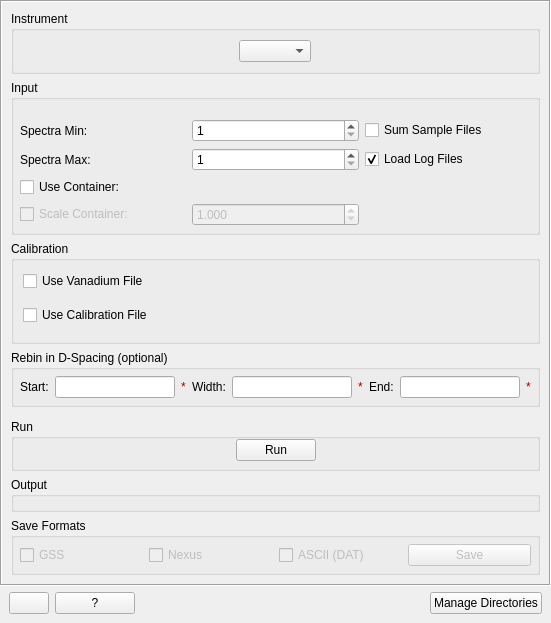
<?xml version="1.0" encoding="UTF-8"?>
<ui version="4.0">
 <class>DiffractionReduction</class>
 <widget class="QMainWindow" name="DiffractionReduction">
  <property name="geometry">
   <rect>
    <x>0</x>
    <y>0</y>
    <width>551</width>
    <height>623</height>
   </rect>
  </property>
  <property name="windowTitle">
   <string>Indirect Diffraction</string>
  </property>
  <widget class="QWidget" name="centralwidget">
   <layout class="QVBoxLayout" name="verticalLayout_2">
    <property name="leftMargin">
     <number>0</number>
    </property>
    <property name="topMargin">
     <number>0</number>
    </property>
    <property name="rightMargin">
     <number>0</number>
    </property>
    <item>
     <widget class="QScrollArea" name="scrollArea">
      <property name="frameShape">
       <enum>QFrame::Box</enum>
      </property>
      <property name="frameShadow">
       <enum>QFrame::Sunken</enum>
      </property>
      <property name="widgetResizable">
       <bool>true</bool>
      </property>
      <widget class="QWidget" name="scrollAreaWidgetContents">
       <property name="geometry">
        <rect>
         <x>0</x>
         <y>0</y>
         <width>526</width>
         <height>647</height>
        </rect>
       </property>
       <layout class="QVBoxLayout" name="verticalLayout">
        <item>
         <widget class="QGroupBox" name="gbInstrument">
          <property name="title">
           <string>Instrument</string>
          </property>
          <layout class="QHBoxLayout" name="horizontalLayout_6">
           <item>
            <widget class="MantidQt::MantidWidgets::InstrumentConfig" name="iicInstrumentConfiguration">
             <property name="sizePolicy">
              <sizepolicy hsizetype="Maximum" vsizetype="Fixed">
               <horstretch>0</horstretch>
               <verstretch>0</verstretch>
              </sizepolicy>
             </property>
             <property name="techniques" stdset="0">
              <stringlist>
               <string>TOF Indirect Geometry Spectroscopy</string>
               <string>TOF Indirect Geometry Diffraction</string>
              </stringlist>
             </property>
             <property name="disabledInstruments" stdset="0">
              <stringlist>
               <string>TFXA</string>
              </stringlist>
             </property>
             <property name="facility" stdset="0">
              <string>ISIS</string>
             </property>
             <property name="forceDiffraction" stdset="0">
              <bool>true</bool>
             </property>
             <property name="showInstrumentLabel" stdset="0">
              <bool>false</bool>
             </property>
            </widget>
           </item>
          </layout>
         </widget>
        </item>
        <item>
         <widget class="QGroupBox" name="gbInput">
          <property name="title">
           <string>Input</string>
          </property>
          <layout class="QGridLayout" name="gridLayout">
           <property name="leftMargin">
            <number>6</number>
           </property>
           <property name="topMargin">
            <number>6</number>
           </property>
           <property name="rightMargin">
            <number>6</number>
           </property>
           <property name="bottomMargin">
            <number>6</number>
           </property>
           <item row="2" column="0">
            <widget class="QLabel" name="lbSpecMin">
             <property name="text">
              <string>Spectra Min:</string>
             </property>
            </widget>
           </item>
           <item row="2" column="1">
            <widget class="QSpinBox" name="spSpecMin">
             <property name="minimum">
              <number>1</number>
             </property>
             <property name="maximum">
              <number>5000</number>
             </property>
            </widget>
           </item>
           <item row="5" column="0">
            <widget class="QCheckBox" name="ckUseCan">
             <property name="text">
              <string>Use Container:</string>
             </property>
            </widget>
           </item>
           <item row="4" column="0">
            <widget class="QLabel" name="lbSpecMax">
             <property name="text">
              <string>Spectra Max:</string>
             </property>
            </widget>
           </item>
           <item row="2" column="2">
            <widget class="QCheckBox" name="ckSumFiles">
             <property name="text">
              <string>Sum Sample Files</string>
             </property>
            </widget>
           </item>
           <item row="4" column="1">
            <widget class="QSpinBox" name="spSpecMax">
             <property name="minimum">
              <number>1</number>
             </property>
             <property name="maximum">
              <number>5000</number>
             </property>
            </widget>
           </item>
           <item row="4" column="2">
            <widget class="QCheckBox" name="ckLoadLogs">
             <property name="text">
              <string>Load Log Files</string>
             </property>
             <property name="checked">
              <bool>true</bool>
             </property>
            </widget>
           </item>
           <item row="5" column="1" colspan="2">
            <widget class="MantidQt::API::FileFinderWidget" name="rfCanFiles" native="true">
             <property name="enabled">
              <bool>false</bool>
             </property>
             <property name="label" stdset="0">
              <string/>
             </property>
             <property name="multipleFiles" stdset="0">
              <bool>true</bool>
             </property>
            </widget>
           </item>
           <item row="0" column="0" colspan="3">
            <widget class="MantidQt::API::FileFinderWidget" name="rfSampleFiles" native="true">
             <property name="sizePolicy">
              <sizepolicy hsizetype="Preferred" vsizetype="Preferred">
               <horstretch>0</horstretch>
               <verstretch>41</verstretch>
              </sizepolicy>
             </property>
             <property name="label" stdset="0">
              <string>Run Numbers</string>
             </property>
             <property name="multipleFiles" stdset="0">
              <bool>true</bool>
             </property>
            </widget>
           </item>
           <item row="6" column="0">
            <widget class="QCheckBox" name="ckCanScale">
             <property name="enabled">
              <bool>false</bool>
             </property>
             <property name="text">
              <string>Scale Container:</string>
             </property>
            </widget>
           </item>
           <item row="6" column="1">
            <widget class="QDoubleSpinBox" name="spCanScale">
             <property name="enabled">
              <bool>false</bool>
             </property>
             <property name="decimals">
              <number>3</number>
             </property>
             <property name="singleStep">
              <double>0.100000000000000</double>
             </property>
             <property name="value">
              <double>1.000000000000000</double>
             </property>
            </widget>
           </item>
          </layout>
         </widget>
        </item>
        <item>
         <widget class="QWidget" name="wCalVanRebin" native="true">
          <layout class="QVBoxLayout" name="verticalLayout_8">
           <property name="leftMargin">
            <number>0</number>
           </property>
           <property name="topMargin">
            <number>0</number>
           </property>
           <property name="rightMargin">
            <number>0</number>
           </property>
           <property name="bottomMargin">
            <number>0</number>
           </property>
           <item>
            <widget class="QGroupBox" name="gbCalibOnly">
             <property name="title">
              <string>Calibration</string>
             </property>
             <layout class="QGridLayout" name="gridLayout_3">
              <item row="1" column="0">
               <widget class="MantidQt::API::FileFinderWidget" name="rfVanFile" native="true">
                <property name="enabled">
                 <bool>false</bool>
                </property>
                <property name="sizePolicy">
                 <sizepolicy hsizetype="Preferred" vsizetype="Fixed">
                  <horstretch>0</horstretch>
                  <verstretch>41</verstretch>
                 </sizepolicy>
                </property>
                <property name="findRunFiles" stdset="0">
                 <bool>true</bool>
                </property>
                <property name="label" stdset="0">
                 <string>Vanadium File</string>
                </property>
                <property name="multipleFiles" stdset="0">
                 <bool>true</bool>
                </property>
                <property name="optional" stdset="0">
                 <bool>true</bool>
                </property>
               </widget>
              </item>
              <item row="0" column="0">
               <widget class="QCheckBox" name="ckUseVanadium">
                <property name="minimumSize">
                 <size>
                  <width>0</width>
                  <height>22</height>
                 </size>
                </property>
                <property name="text">
                 <string>Use Vanadium File</string>
                </property>
               </widget>
              </item>
              <item row="2" column="0">
               <widget class="QCheckBox" name="ckUseCalib">
                <property name="minimumSize">
                 <size>
                  <width>0</width>
                  <height>22</height>
                 </size>
                </property>
                <property name="text">
                 <string>Use Calibration File</string>
                </property>
               </widget>
              </item>
              <item row="3" column="0">
               <widget class="MantidQt::API::FileFinderWidget" name="rfCalFile" native="true">
                <property name="enabled">
                 <bool>false</bool>
                </property>
                <property name="sizePolicy">
                 <sizepolicy hsizetype="Preferred" vsizetype="Fixed">
                  <horstretch>0</horstretch>
                  <verstretch>41</verstretch>
                 </sizepolicy>
                </property>
                <property name="findRunFiles" stdset="0">
                 <bool>false</bool>
                </property>
                <property name="label" stdset="0">
                 <string>Cal File</string>
                </property>
                <property name="multipleFiles" stdset="0">
                 <bool>false</bool>
                </property>
                <property name="optional" stdset="0">
                 <bool>true</bool>
                </property>
                <property name="fileExtensions" stdset="0">
                 <string>.cal</string>
                </property>
               </widget>
              </item>
             </layout>
             <zorder>ckUseCalib</zorder>
             <zorder>rfCalFile</zorder>
             <zorder>rfVanFile</zorder>
             <zorder>ckUseVanadium</zorder>
            </widget>
           </item>
           <item>
            <widget class="QGroupBox" name="gbDspaceRebinCalibOnly">
             <property name="title">
              <string>Rebin in D-Spacing (optional)</string>
             </property>
             <layout class="QHBoxLayout" name="horizontalLayout_9">
              <property name="spacing">
               <number>6</number>
              </property>
              <property name="leftMargin">
               <number>6</number>
              </property>
              <property name="topMargin">
               <number>6</number>
              </property>
              <property name="rightMargin">
               <number>6</number>
              </property>
              <property name="bottomMargin">
               <number>6</number>
              </property>
              <item>
               <widget class="QLabel" name="lbRebinStart">
                <property name="text">
                 <string>Start:</string>
                </property>
               </widget>
              </item>
              <item>
               <widget class="QLineEdit" name="leRebinStart"/>
              </item>
              <item>
               <widget class="QLabel" name="valRebinStart">
                <property name="styleSheet">
                 <string notr="true">color: rgb(170, 0, 0);</string>
                </property>
                <property name="text">
                 <string>*</string>
                </property>
               </widget>
              </item>
              <item>
               <widget class="QLabel" name="lbRebinWidth">
                <property name="text">
                 <string>Width:</string>
                </property>
               </widget>
              </item>
              <item>
               <widget class="QLineEdit" name="leRebinWidth"/>
              </item>
              <item>
               <widget class="QLabel" name="valRebinWidth">
                <property name="styleSheet">
                 <string notr="true">color: rgb(170, 0, 0);</string>
                </property>
                <property name="text">
                 <string>*</string>
                </property>
               </widget>
              </item>
              <item>
               <widget class="QLabel" name="lbRebinEnd">
                <property name="text">
                 <string>End:</string>
                </property>
               </widget>
              </item>
              <item>
               <widget class="QLineEdit" name="leRebinEnd"/>
              </item>
              <item>
               <widget class="QLabel" name="valRebinEnd">
                <property name="styleSheet">
                 <string notr="true">color: rgb(170, 0, 0);</string>
                </property>
                <property name="text">
                 <string>*</string>
                </property>
               </widget>
              </item>
             </layout>
            </widget>
           </item>
          </layout>
         </widget>
        </item>
        <item>
         <widget class="QFrame" name="fDetectorGrouping">
          <property name="frameShape">
           <enum>QFrame::StyledPanel</enum>
          </property>
          <property name="frameShadow">
           <enum>QFrame::Raised</enum>
          </property>
         </widget>
        </item>
        <item>
         <widget class="QGroupBox" name="groupBox">
          <property name="title">
           <string>Run</string>
          </property>
          <layout class="QHBoxLayout" name="horizontalLayout_5">
           <property name="spacing">
            <number>0</number>
           </property>
           <property name="leftMargin">
            <number>0</number>
           </property>
           <property name="topMargin">
            <number>0</number>
           </property>
           <property name="rightMargin">
            <number>0</number>
           </property>
           <property name="bottomMargin">
            <number>7</number>
           </property>
           <item>
            <spacer name="horizontalSpacer_2">
             <property name="orientation">
              <enum>Qt::Horizontal</enum>
             </property>
             <property name="sizeHint" stdset="0">
              <size>
               <width>40</width>
               <height>20</height>
              </size>
             </property>
            </spacer>
           </item>
           <item>
            <widget class="QPushButton" name="pbRun">
             <property name="enabled">
              <bool>true</bool>
             </property>
             <property name="text">
              <string>Run</string>
             </property>
            </widget>
           </item>
           <item>
            <spacer name="horizontalSpacer_3">
             <property name="orientation">
              <enum>Qt::Horizontal</enum>
             </property>
             <property name="sizeHint" stdset="0">
              <size>
               <width>40</width>
               <height>20</height>
              </size>
             </property>
            </spacer>
           </item>
          </layout>
         </widget>
        </item>
        <item>
         <widget class="QGroupBox" name="gbOutput">
          <property name="title">
           <string>Output</string>
          </property>
          <layout class="QHBoxLayout" name="horizontalLayout">
           <property name="leftMargin">
            <number>6</number>
           </property>
           <property name="topMargin">
            <number>6</number>
           </property>
           <property name="rightMargin">
            <number>6</number>
           </property>
           <property name="bottomMargin">
            <number>6</number>
           </property>
           <item>
            <widget class="MantidQt::CustomInterfaces::OutputPlotOptionsView" name="ipoPlotOptions" native="true"/>
           </item>
          </layout>
         </widget>
        </item>
        <item>
         <widget class="QGroupBox" name="gbSave">
          <property name="toolTip">
           <string>Select which file formats the data should be saved in.</string>
          </property>
          <property name="title">
           <string>Save Formats</string>
          </property>
          <layout class="QHBoxLayout" name="horizontalLayout_3">
           <property name="leftMargin">
            <number>6</number>
           </property>
           <property name="topMargin">
            <number>6</number>
           </property>
           <property name="rightMargin">
            <number>6</number>
           </property>
           <property name="bottomMargin">
            <number>6</number>
           </property>
           <item>
            <widget class="QCheckBox" name="ckGSS">
             <property name="enabled">
              <bool>false</bool>
             </property>
             <property name="text">
              <string>GSS</string>
             </property>
            </widget>
           </item>
           <item>
            <widget class="QCheckBox" name="ckNexus">
             <property name="enabled">
              <bool>false</bool>
             </property>
             <property name="text">
              <string>Nexus</string>
             </property>
            </widget>
           </item>
           <item>
            <widget class="QCheckBox" name="ckAscii">
             <property name="enabled">
              <bool>false</bool>
             </property>
             <property name="text">
              <string>ASCII (DAT)</string>
             </property>
            </widget>
           </item>
           <item>
            <widget class="QPushButton" name="pbSave">
             <property name="enabled">
              <bool>false</bool>
             </property>
             <property name="text">
              <string>Save</string>
             </property>
            </widget>
           </item>
          </layout>
         </widget>
        </item>
       </layout>
      </widget>
     </widget>
    </item>
    <item>
     <layout class="QHBoxLayout" name="horizontalLayout_10">
      <property name="leftMargin">
       <number>9</number>
      </property>
      <property name="rightMargin">
       <number>9</number>
      </property>
      <item>
       <widget class="QPushButton" name="pbSettings">
        <property name="maximumSize">
         <size>
          <width>6567567</width>
          <height>16777215</height>
         </size>
        </property>
        <property name="text">
         <string/>
        </property>
       </widget>
      </item>
      <item>
       <widget class="QPushButton" name="pbHelp">
        <property name="enabled">
         <bool>true</bool>
        </property>
        <property name="sizePolicy">
         <sizepolicy hsizetype="Minimum" vsizetype="Fixed">
          <horstretch>0</horstretch>
          <verstretch>0</verstretch>
         </sizepolicy>
        </property>
        <property name="maximumSize">
         <size>
          <width>6567567</width>
          <height>16777215</height>
         </size>
        </property>
        <property name="text">
         <string>?</string>
        </property>
       </widget>
      </item>
      <item>
       <spacer name="horizontalSpacer_14">
        <property name="orientation">
         <enum>Qt::Horizontal</enum>
        </property>
        <property name="sizeHint" stdset="0">
         <size>
          <width>40</width>
          <height>20</height>
         </size>
        </property>
       </spacer>
      </item>
      <item>
       <widget class="QPushButton" name="pbManageDirs">
        <property name="text">
         <string>Manage Directories</string>
        </property>
       </widget>
      </item>
     </layout>
    </item>
   </layout>
  </widget>
 </widget>
 <customwidgets>
  <customwidget>
   <class>MantidQt::CustomInterfaces::OutputPlotOptionsView</class>
   <extends>QWidget</extends>
   <header>Common/OutputPlotOptionsView.h</header>
   <container>1</container>
  </customwidget>
  <customwidget>
   <class>MantidQt::MantidWidgets::InstrumentConfig</class>
   <extends>QComboBox</extends>
   <header>Common/InstrumentConfig.h</header>
  </customwidget>
  <customwidget>
   <class>MantidQt::API::FileFinderWidget</class>
   <extends>QWidget</extends>
   <header>MantidQtWidgets/Common/FileFinderWidget.h</header>
  </customwidget>
 </customwidgets>
 <tabstops>
  <tabstop>iicInstrumentConfiguration</tabstop>
  <tabstop>spSpecMin</tabstop>
  <tabstop>ckSumFiles</tabstop>
  <tabstop>spSpecMax</tabstop>
  <tabstop>ckLoadLogs</tabstop>
  <tabstop>ckUseCan</tabstop>
  <tabstop>ckCanScale</tabstop>
  <tabstop>spCanScale</tabstop>
  <tabstop>leRebinStart</tabstop>
  <tabstop>leRebinWidth</tabstop>
  <tabstop>leRebinEnd</tabstop>
  <tabstop>ckGSS</tabstop>
  <tabstop>ckNexus</tabstop>
  <tabstop>ckAscii</tabstop>
  <tabstop>pbHelp</tabstop>
  <tabstop>pbManageDirs</tabstop>
 </tabstops>
 <resources/>
 <connections>
  <connection>
   <sender>ckUseCan</sender>
   <signal>toggled(bool)</signal>
   <receiver>rfCanFiles</receiver>
   <slot>setEnabled(bool)</slot>
   <hints>
    <hint type="sourcelabel">
     <x>106</x>
     <y>193</y>
    </hint>
    <hint type="destinationlabel">
     <x>483</x>
     <y>193</y>
    </hint>
   </hints>
  </connection>
  <connection>
   <sender>ckUseCan</sender>
   <signal>toggled(bool)</signal>
   <receiver>ckCanScale</receiver>
   <slot>setEnabled(bool)</slot>
   <hints>
    <hint type="sourcelabel">
     <x>70</x>
     <y>193</y>
    </hint>
    <hint type="destinationlabel">
     <x>71</x>
     <y>217</y>
    </hint>
   </hints>
  </connection>
  <connection>
   <sender>ckCanScale</sender>
   <signal>toggled(bool)</signal>
   <receiver>spCanScale</receiver>
   <slot>setEnabled(bool)</slot>
   <hints>
    <hint type="sourcelabel">
     <x>157</x>
     <y>217</y>
    </hint>
    <hint type="destinationlabel">
     <x>325</x>
     <y>219</y>
    </hint>
   </hints>
  </connection>
 </connections>
</ui>
